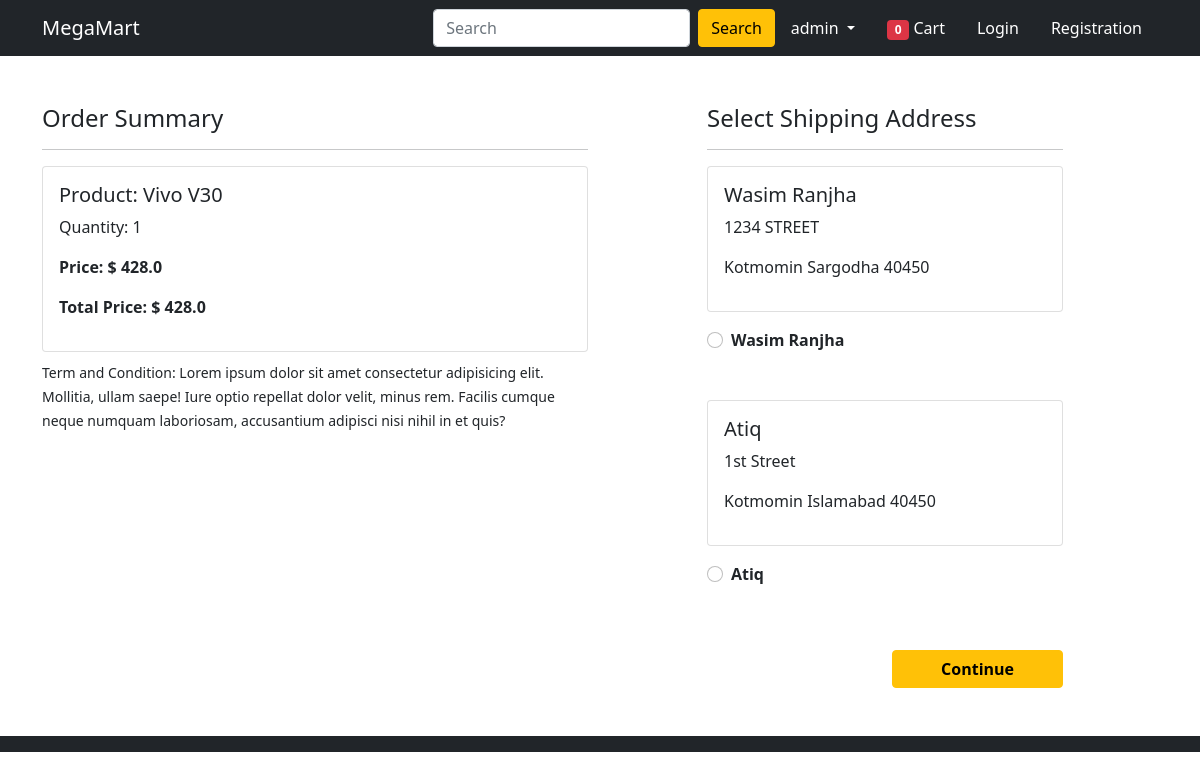
The app's page /checkout/1/1/ (signed in) with its own data.
### core/models.py (models this page shows, shortened)
class Product(models.Model):
    title = models.CharField(max_length=255)
    category = models.CharField(choices=CATEGORY, max_length=2)
    description = models.TextField()
    price = models.FloatField()
    discount_price = models.FloatField(blank=True, null=True)
    image = models.ImageField(upload_to='product_images')

class Customer(models.Model):
    STATE_CHOICES = [
        ('Sargodha', 'Sargodha'),
        ('Kot Momin', 'Kot Momin'),
        ('Islamabad', 'Islamabad'),
        ('Rawalpindi', 'Rawalpindi'),
        ('Faislabad', 'Faislabad'),
        ('Lahore', 'Lahore'),
    ]
    user = models.ForeignKey(User, on_delete=models.CASCADE)
    name = models.CharField(max_length=200)
    address = models.CharField(max_length=200)
    city = models.CharField(max_length=200)
    state = models.CharField(max_length=200, choices=STATE_CHOICES, null=True)
    zipcode = models.CharField(max_length=200)

### core/views.py (the view, shortened to what this page needs)
# urls.py: path('checkout/', views.checkout, name='checkout'),
@login_required(login_url='/login/')
def checkout(request, product_id=None, quantity=1):
    user = request.user
    addresses = Customer.objects.filter(user=user)
    if request.method == "POST":
        address_id = request.POST.get('customer_id')
        return redirect(reverse('order_placed') + f'?customer_id={address_id}&product_id={product_id}&quantity={quantity}')
    if product_id:
        product = get_object_or_404(Product, id=product_id)
        order_summary = [{
            'product': product,
            'quantity': quantity,
            'total_price': product.price * quantity,
        }]
        total_amount = product.price * quantity
    context = {
        'addresses': addresses,
        'order_summary': order_summary,
        'total_amount': total_amount,
        'product_id': product_id,
        'quantity': quantity,
    }
    return render(request, 'app/checkout.html', context)

### templates/app/checkout.html (shortened to what this page needs)
{% extends 'app/base.html' %}
{% load static %}
{% block main-content %}
<div class="container">
 <div class="row mt-5">
  <div class="col-sm-6">
    <h4>Order Summary</h4>
    <hr>
    {% for order_item in order_summary %}
    <div class="card mb-2">
      <div class="card-body">
        <h5>Product: {{ order_item.product.title }}</h5>
        <p>Quantity: {{ order_item.quantity }}</p>
        <p class="fw-bold">Price: $ {{ order_item.product.price }}</p>
        <p class="fw-bold">Total Price: $ {{ order_item.total_price }}</p>
      </div>
    </div>
    {% endfor %}
    <small>Term and Condition: Lorem ipsum dolor sit amet consectetur adipisicing elit. Mollitia, ullam saepe! Iure optio repellat dolor velit, minus rem. Facilis cumque neque numquam laboriosam, accusantium adipisci nisi nihil in et quis?</small>
  </div>
  <div class="col-sm-4 offset-sm-1">
    <h4>Select Shipping Address</h4>
    <hr>
    <form method="POST" action="">
      {% for address in addresses %}
      <div class="card mb-3">
        <div class="card-body">
          <h5>{{ address.name }}</h5>
          <p>{{ address.address }}</p>
          <p>{{ address.city }} {{ address.state }} {{ address.zipcode }}</p>
        </div>
      </div>
      <div class="form-check mt-2 mb-5">
        <input class="form-check-input" type="radio" name="customer_id" value="{{ address.id }}" required>
        <label class="form-check-label fw-bold" for="">{{ address.name }}</label>
      </div>
      {% endfor %}
      <div class="text-end">
        <button type="submit" class="btn btn-warning mt-3 px-5 fw-bold">Continue</button>
      </div>
    </form>
  </div>
 </div>
</div>
{% endblock main-content %}

### templates/app/base.html (shortened to what this page needs)
<!doctype html>
{% load static %}
<html lang="en">
  <head>
    <link href="https://cdn.jsdelivr.net/npm/bootstrap@5.0.0-beta1/dist/css/bootstrap.min.css" rel="stylesheet">
    <link rel="stylesheet" href="{% static 'app/css/owl.carousel.min.css' %}">
    <link rel="stylesheet" href="{% static 'app/css/all.min.css' %}">
    <link rel="stylesheet" href="{% static 'app/css/style.css' %}">
  </head>
  <body>
    <nav class="navbar navbar-expand-lg navbar-dark bg-dark">
     <div class="container">
       <a class="navbar-brand" href="/">MegaMart</a>
       <div class="collapse navbar-collapse" id="navbarSupportedContent">
         <form class="d-flex" method="post" action="{% url "search" %}">
           <input class="form-control me-2" name="search" type="search" placeholder="Search" aria-label="Search">
           <button class="btn btn-warning" type="submit">Search</button>
         </form>
         <div>
          <ul class="navbar-nav me-auto mb-2 mb-lg-0">
           <li class="nav-item dropdown mx-2">
              <a class="nav-link dropdown-toggle text-white" href="#" id="profileDropdown" role="button" data-bs-toggle="dropdown" aria-expanded="false">
                {{request.user.username}}
              </a>
            </li>
            {% if user.is_authenticated %}
            <li class="nav-item mx-2">
             <a href="{% url 'carts' %}" class="nav-link text-white"><span class="badge bg-danger" id="cart-count">{{ cart_count }}</span> Cart </a>
            </li>
            {% endif %}
            <li class="nav-item mx-2">
             <a href="{% url 'login' %}" class="nav-link text-white">Login</a>
            </li>
            <li class="nav-item mx-2">
             <a href="{% url 'customerregistration' %}" class="nav-link text-white">Registration</a>
            </li>
          </ul>
         </div>
       </div>
     </div>
    </nav>
    {% block main-content %} {% endblock main-content %}
    <footer class="container-fluid bg-dark text-center p-2 mt-5">
    </footer>
  </body>
</html>

### records on screen
Product: product "Vivo V30", quantity "1", product.price "428.0", total_price "428.0"
Customer: name "Wasim Ranjha", address "1234 STREET", city "Kotmomin", state "Sargodha", zipcode "40450"
Customer: name "Atiq", address "1st Street", city "Kotmomin", state "Islamabad", zipcode "40450"

### other values on screen
{{ request.user.username }} "admin"
